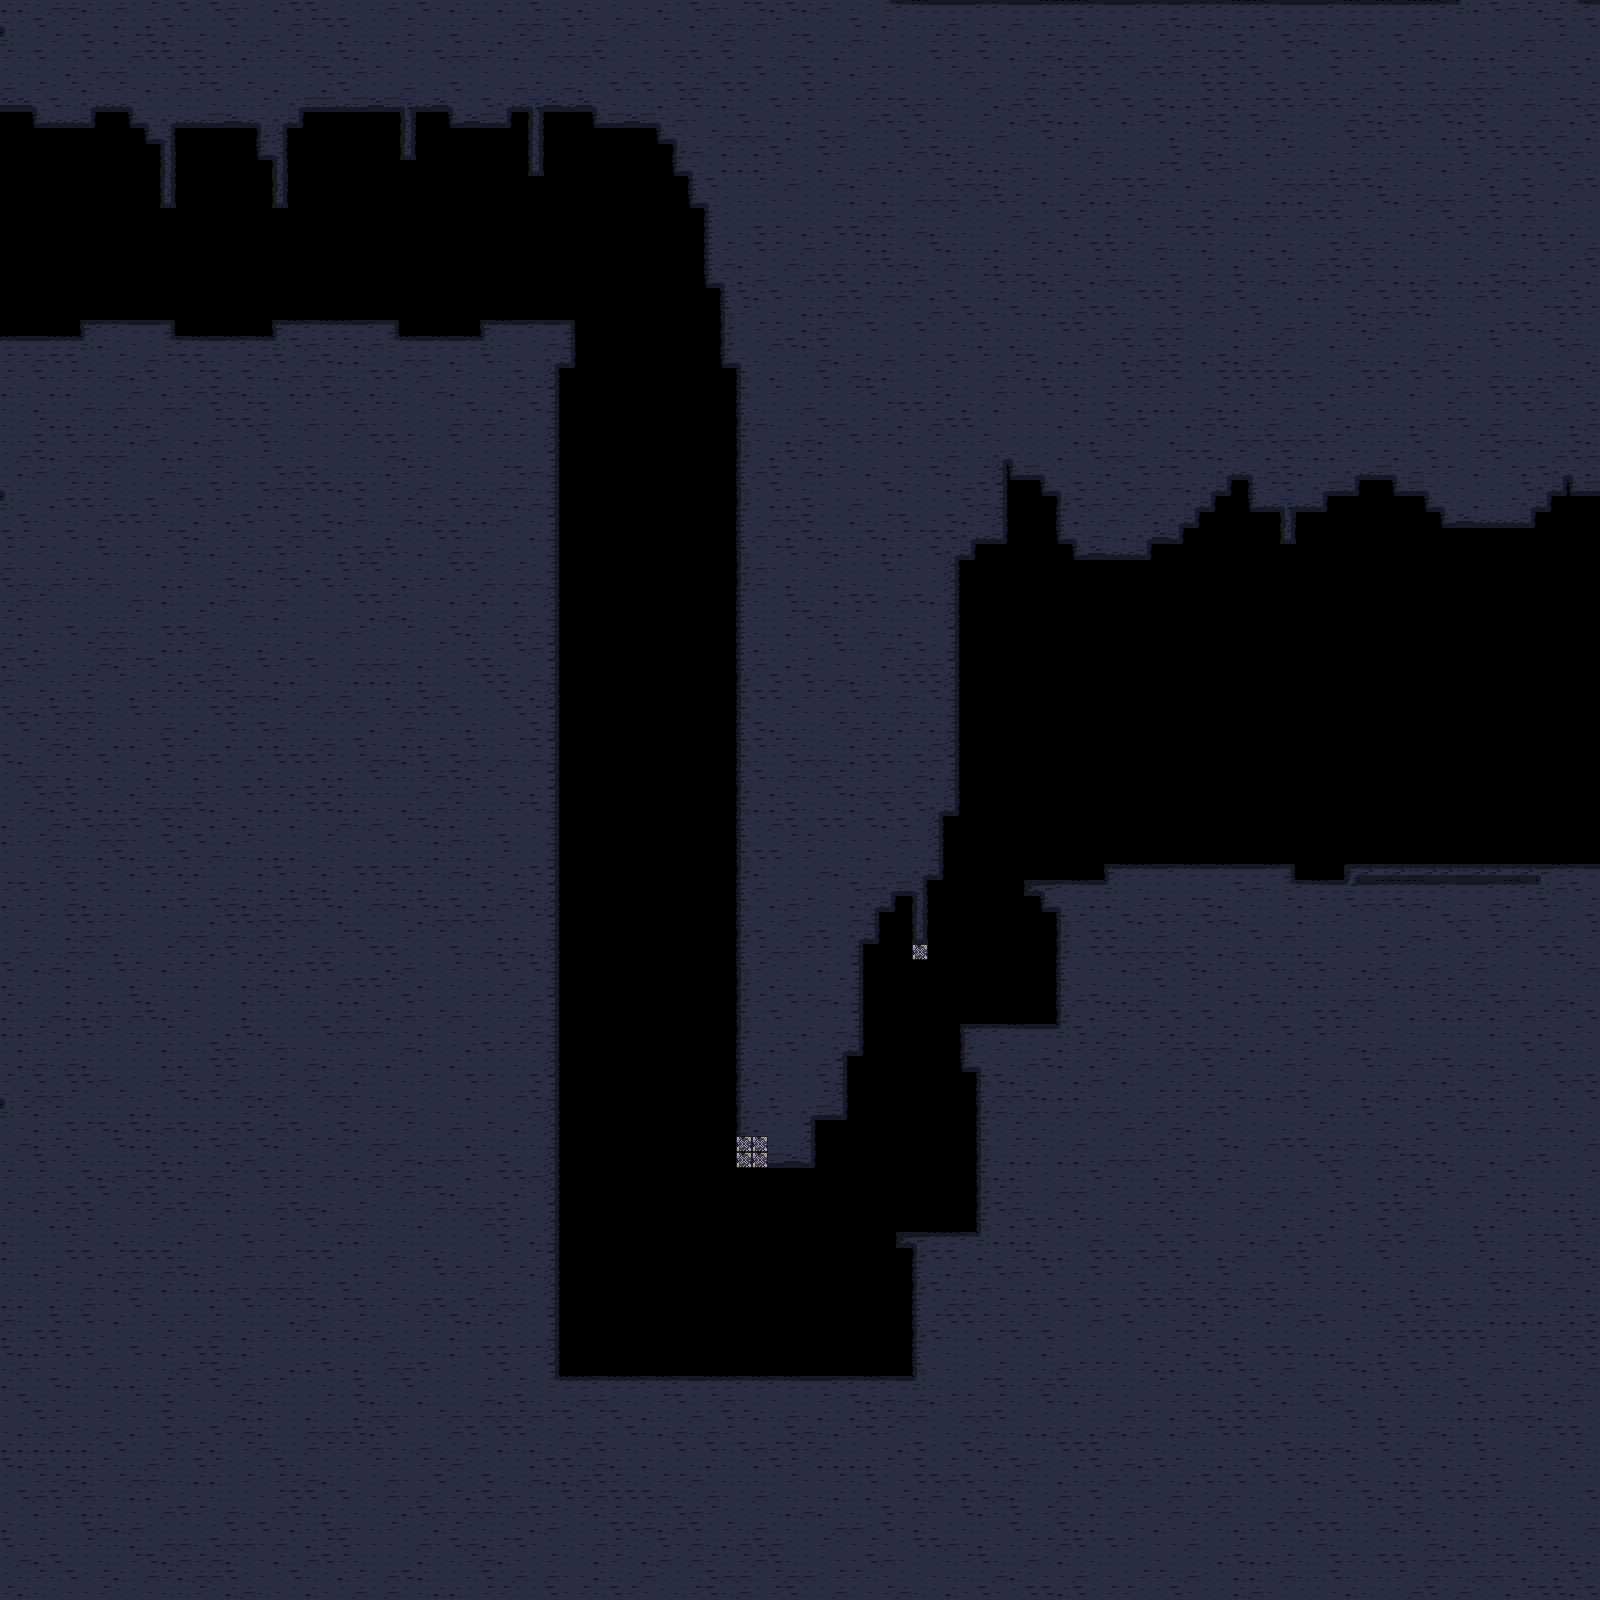

The image is a tile-based game level rendered from a .tmx file. Its description and source (layers, tilesets, objects; grid data summarised) follow:
An orthogonal 100x100 tile map with 16x16 px tiles, 2 tile layers (background, terrain).

<map version="1.10" tiledversion="1.10.1" orientation="orthogonal" renderorder="right-down" width="100" height="100" tilewidth="16" tileheight="16" infinite="0" nextlayerid="3" nextobjectid="1">
 <editorsettings>
  <export target="../game/assets/data/levels/level_5/.csv" format="csv" />
 </editorsettings>
 <tileset firstgid="1" source="ALL.tsx" />
 <layer id="2" name="background" width="100" height="100">
  <data>[10000 cells, 0 non-empty, 0 distinct tile ids]</data>
 </layer>
 <layer id="1" name="terrain" width="100" height="100">
  <data>[10000 cells, 7543 non-empty, 42 distinct tile ids]</data>
 </layer>
</map>
